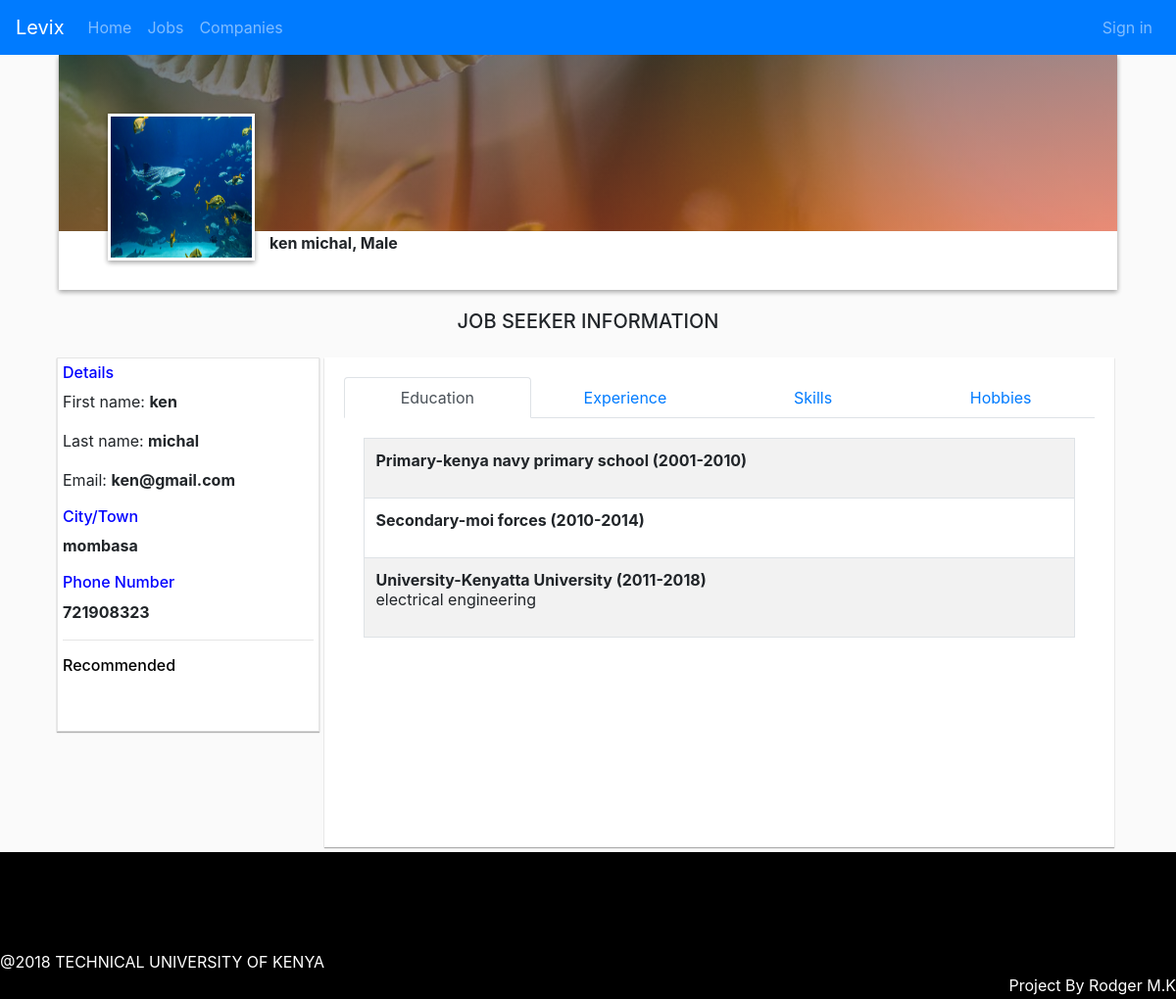
The app's page /user/profile.php?user_id=4 with its own data.
### tables this page shows
CREATE TABLE `job_seeker` (
  `user_id` int(11) NOT NULL,
  `first_name` varchar(20) NOT NULL,
  `last_name` varchar(20) NOT NULL,
  `email` varchar(100) NOT NULL,
  `gender` varchar(10) NOT NULL,
  `location` varchar(50) NOT NULL,
  `phone_number` int(20) NOT NULL,
  `hobbies` varchar(500) NOT NULL,
  `skills` varchar(500) NOT NULL,
  `education` varchar(500) NOT NULL,
  `experience` varchar(500) NOT NULL,
  `password` varchar(100) NOT NULL
);

### user/profile.php (the view, shortened to what this page needs)
<html lang="en">
<?php
if(isset($_GET['user_id'])){
    $user_id=$_GET['user_id'];
    include "../functions/connect.php";
   $select = mysqli_query($conn, "SELECT * FROM `job_seeker` WHERE `user_id` = '$user_id' ");
    if (mysqli_num_rows($select)) {
    ?>
  <head>
    <link rel="stylesheet" href="https://maxcdn.bootstrapcdn.com/bootstrap/4.0.0/css/bootstrap.min.css">
<link rel="stylesheet" href="https://cdnjs.cloudflare.com/ajax/libs/font-awesome/4.7.0/css/font-awesome.min.css">
<link rel="stylesheet" href="https://cdnjs.cloudflare.com/ajax/libs/bootstrap-social/5.1.1/bootstrap-social.css">
  </head>
  <body>
<nav class="navbar navbar-expand-lg navbar-dark bg-primary">
 <a class="navbar-brand" href="#">Levix
</a>
  <div class="collapse navbar-collapse" id="navbarSupportedContent">
    <ul class="navbar-nav mr-auto">
       <li class="nav-item ">
        <a class="nav-link" href="../index.php">Home <span class="sr-only">(current)</span></a>
      </li>
      <li class="nav-item">
        <a class="nav-link" href="../jobs.php">Jobs <span class="sr-only">(current)</span></a>
      </li>
      <li class="nav-item">
        <a class="nav-link" href="../Companies.php">Companies</a>
      </li>
    </ul>
    <div>
           <ul class="navbar-nav mr-auto ">
         <?php
if(!isset($_COOKIE["sess_user"])){
?>
       <li class="nav-item ">
        <a class="nav-link " href="#"  data-toggle="modal" data-target="#loginModal">Sign in</a>
      </li>
    <?php }?>
    </ul>
    </div>
  </div>
</nav>
<div  style="width: 90%;margin: 0 auto 0 auto;box-shadow: 0 2px 5px 0 rgba(0,0,0,.16), 0 2px 5px 0 rgba(0,0,0,.23);">
	<?php
   include "../functions/connect.php";
   $user_id=$_GET['user_id'];
            $query = mysqli_query($conn,"SELECT * from job_seeker WHERE user_id= $user_id");
               while ($row = mysqli_fetch_array($query)) {
  ?>
  <div style="width: 100%;height:180px;" class="bg-img">
		<img src=<?php
if(file_exists("../images/profile/job_seeker/".$row['email'].".jpg")){
 echo  "../images/profile/job_seeker/".$row['email'].".jpg";
}
else{
  if(file_exists("../images/profile/job_seeker/".$row['email'].".png")){
 echo  "../images/profile/job_seeker/".$row['email'].".png";
}else{
  echo "../images/profile/job_seeker/prof.png";
}
}
    ?> alt="profile img" style="width: 150px;height: 150px;margin-left:50px;transform: translateY(60px);border: 3px solid white;box-shadow: 0 2px 5px 0 rgba(0,0,0,.16), 0 2px 5px 0 rgba(0,0,0,.23)">
  </div>
	<div style="width: 100%;background-color: white;min-height:60px">
		 <div style="margin-left: 210px"><strong style="margin:5px;overflow: hidden"><?php echo $row['first_name']." ".$row['last_name']; ?>, <?php echo $row['gender']; ?></strong></div></div>
<?php } ?>
</div>
<h5 style="text-align: center;margin:20px">JOB SEEKER INFORMATION</h5>
 <div class="main">
 <div class="about" style="background-color:white">
  <?php
   include "../functions/connect.php";
      $user_id=$_GET['user_id'];
            $query = mysqli_query($conn,"SELECT * from job_seeker WHERE user_id=$user_id");
               while ($row = mysqli_fetch_array($query)) {
  ?>
<h6 style="color: blue">Details</h6>
<p>First name: <b><?php echo $row['first_name']; ?></b></p>
<p>Last name: <b><?php echo $row['last_name']; ?></b></p>
<p>Email: <b><?php echo $row['email']; ?></b></p>
<h6 style="color: blue">City/Town</h6>
 <p><b><?php echo $row['location']; ?></b></p>
 <h6 style="color: blue">Phone Number</h6>
<p><b><?php echo $row['phone_number']; ?></b></p>
 <hr/>
<div><h6 style="color: black">Recommended</h6>
<?php
include "../functions/connect.php";
$user_id=$_GET['user_id'];
    $query = mysqli_query($conn,"SELECT * from job_seeker WHERE user_id=$user_id");
?>
</div><br>
<?php } ?>
</div>
<div class="container" style="background-color:white;min-height: 500px;">
<ul class="nav nav-tabs nav-justified">
  <li class="nav-item">
    <a class="nav-link active" data-toggle="tab" href="#Education">Education</a>
  </li>
  <li class="nav-item">
    <a class="nav-link"  data-toggle="tab" href="#Experience">Experience</a>
  </li>
  <li class="nav-item">
    <a class="nav-link" data-toggle="tab" href="#Skills">Skills</a>
  </li>
  <li class="nav-item">
    <a class="nav-link " data-toggle="tab" href="#Hobbies">Hobbies</a>
  </li>
</ul>
  <div class="tab-content" style="padding: 20px">
    <div id="Education" class="tab-pane fade-in active">
<table  class="table table-striped table-bordered">
      <?php
include "../functions/connect.php";
  $user_id=$_GET['user_id'];
    $query = mysqli_query($conn,"SELECT * from job_seeker WHERE user_id=$user_id");
               while ($row = mysqli_fetch_array($query)) {
 $education=json_decode($row['education'],true);
@ $keys=array_keys($education) ;
$value=0;
while(isset($keys[$value])){
      ?>
      <tr><td>
        <strong><?php echo $keys[$value]; ?></strong>
  <p><?php echo implode(array_slice($education, $value, 1)) ; ?></p>
    <?php $value=$value+1;}}?>
      </td></tr>
</table>
    </div>
  </div>
</div>
</div>
  </body>
  <footer>
    <div style="padding-top:100px;width:100%">
   <div>@2018 TECHNICAL UNIVERSITY OF KENYA </div>
<div style="float:right;right:10px">Project By Rodger M.K</div>
  </div>
  </footer>
<?php }else{
  echo "USER DOES NOT EXIST";
} }else{
echo "PLEASE SELECT USER";
}?>
</html>

### user/profile.php (style rules this page uses)
body { margin: 0px; background-color:#FAFAFA; }
.container { padding: 10px; }
footer { background-color: black; height: 150px; width: 100%; color:white; bottom: 0; }
@media (min-width: 700px) { .main { display: flex; flex-wrap: wrap; padding: 5px; align-items: flex-start; width:92%; margin: 0 auto 0 auto; } }
.about { padding: 5px; flex:1; border:0.5px solid #e5e5e5; margin-right: 5px; margin-left: 5px; box-shadow: 0 1px 1.5px 0 rgba(0,0,0,.12), 0 1px 1px 0 rgba(0,0,0,.24); padding-bottom: 25px; }
.container { margin-right:10px; box-shadow: 0 1px 1.5px 0 rgba(0,0,0,.12), 0 1px 1px 0 rgba(0,0,0,.24); flex:3; padding: 20px; }

### records on screen
job_seeker: email (picture), first_name "ken", last_name "michal", gender "Male", email "ken@gmail.com", location "mombasa", phone_number "721908323", education "Primary-kenya navy primary school (2001-2010)", education "Secondary-moi forces (2010-2014)", education "University-Kenyatta University (2011-2018)", education "electrical engineering"
